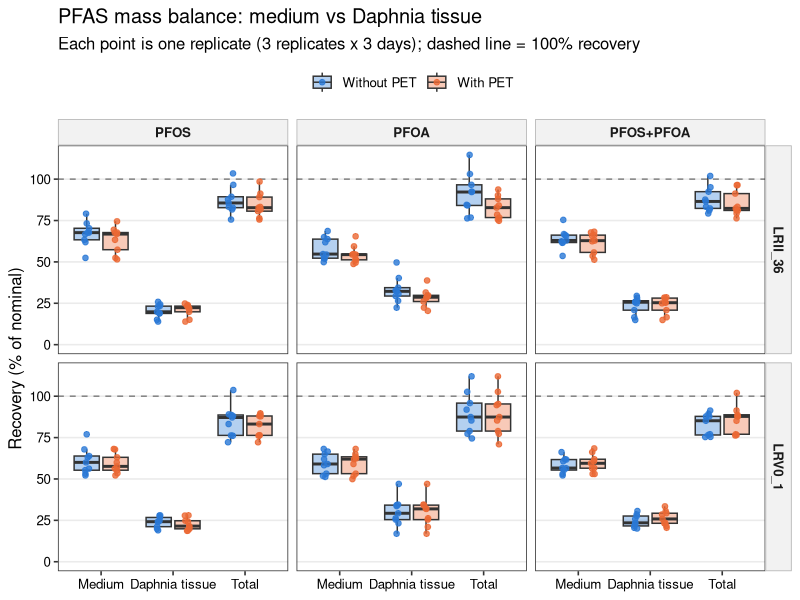
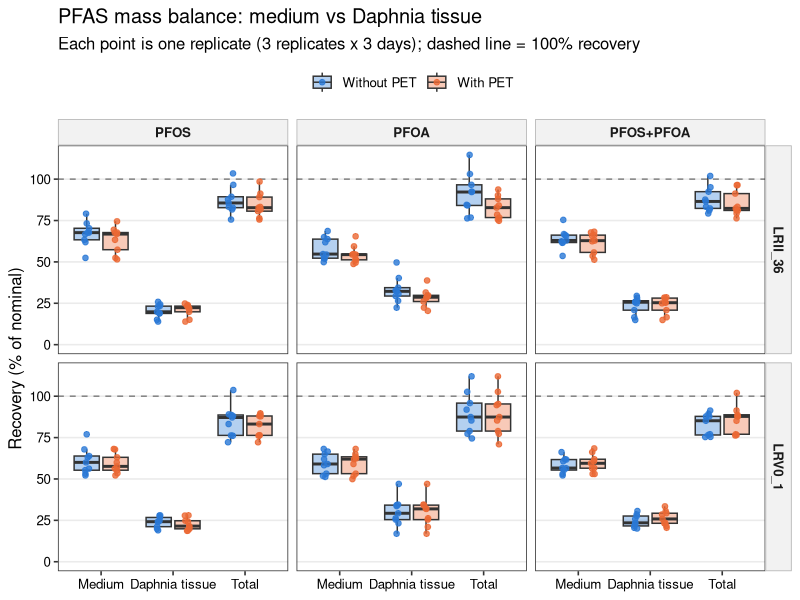
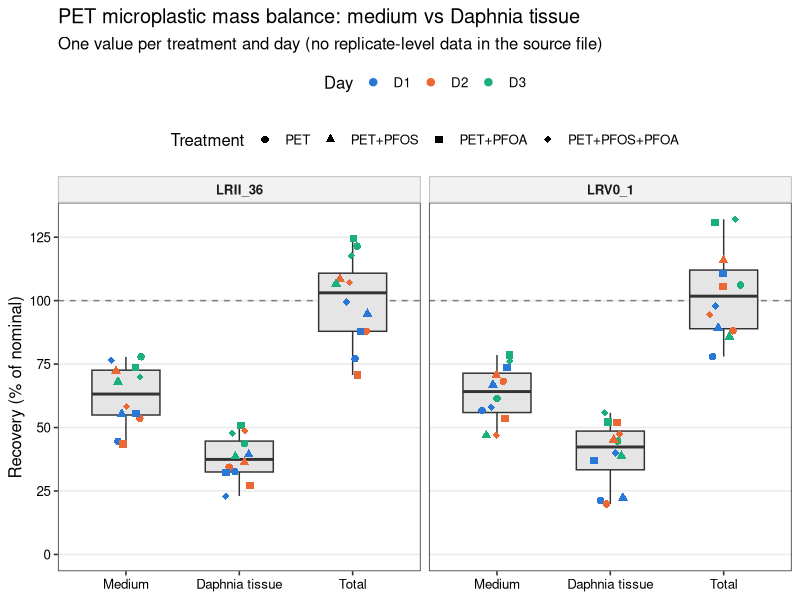
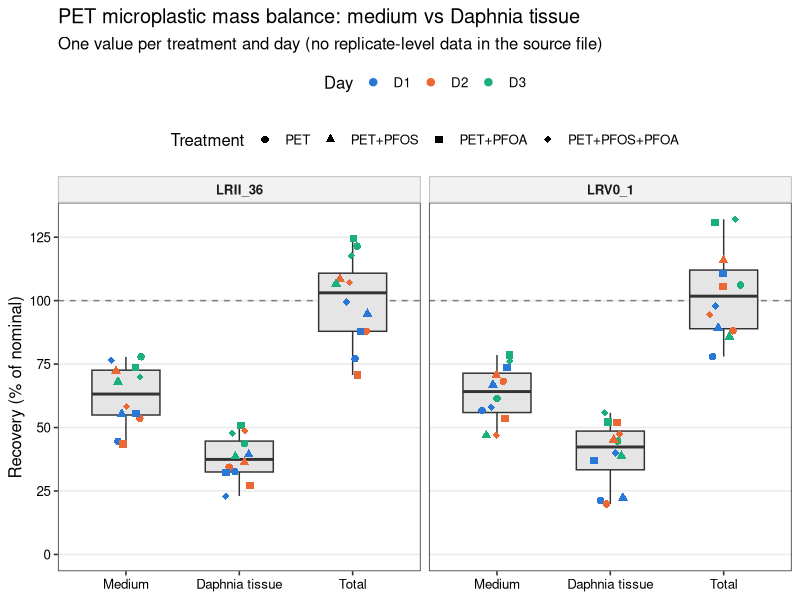
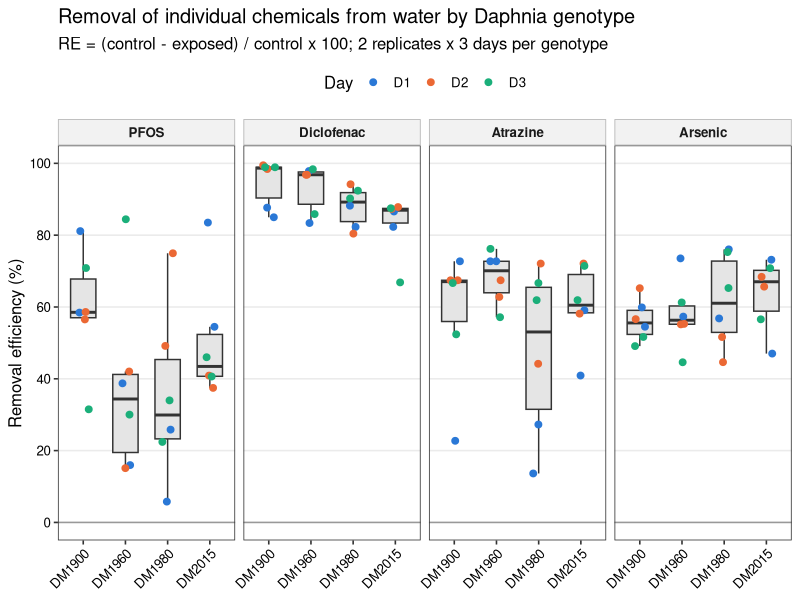
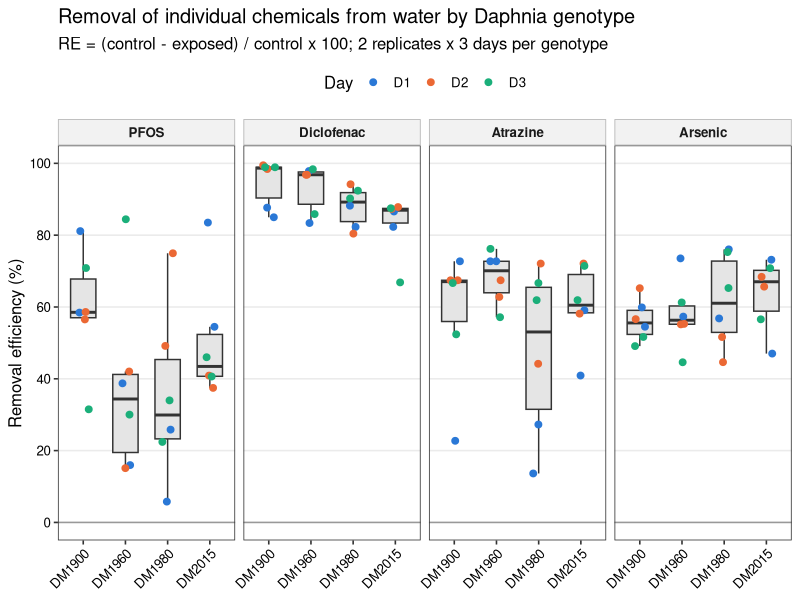
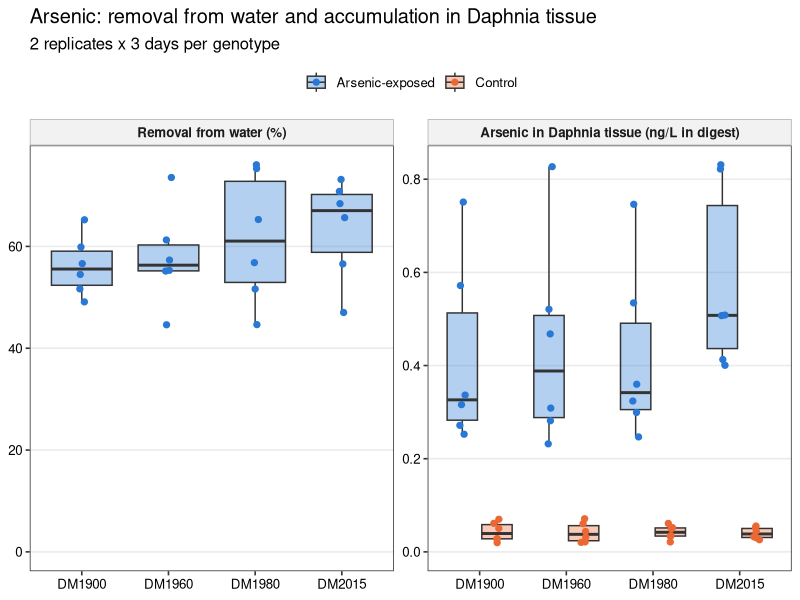
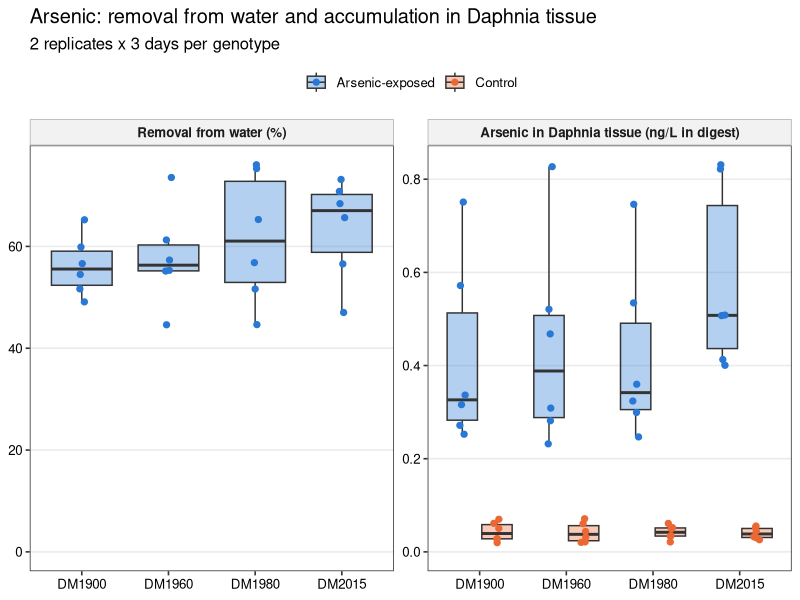

R code for these plots, in order:
# Mass balance and removal efficiency: tidy the raw data, cross-check the
# condensed supplementary tables, and draw box plots.
#
# Inputs (repo root):
#   Mass Balance individual data points_PFAS_final.xlsx   PFAS + MP recovery (% of nominal)
#   As_massbalance.xlsx                                    Arsenic in water and Daphnia tissue
#   Abdullahi_etal_Table S2- individual chemicals raw.xlsx Final water concentrations
#   Abdullahi_etal_Table S3- individual chemicals removal efficiency.xlsx
#
# Outputs: mass_balance/output/*.csv and mass_balance/output/figures/*.{pdf,png}
#
# Run from the repo root:  Rscript mass_balance/mass_balance_plots.R

library(readxl)
library(dplyr)
library(tidyr)
library(ggplot2)

out_dir <- file.path("mass_balance", "output")
fig_dir <- file.path(out_dir, "figures")
dir.create(fig_dir, recursive = TRUE, showWarnings = FALSE)

day_cols  <- c(D1 = "#2a78d6", D2 = "#eb6834", D3 = "#1baf7a")
pair_cols <- c("#2a78d6", "#eb6834")

# Arsenic tissue values are concentrations in the digested Daphnia samples
# (ng/L of digest). Daphnia were not weighed, so no per-mass unit is possible.
tissue_unit <- "ng/L in digest"
# Recalled by the experimenter, not recorded in the data files: used only to
# add per-sample and per-individual columns to the matched arsenic table.
digest_volume_L    <- 0.001  # 1 mL digest
daphnia_per_sample <- 10

theme_mb <- theme_bw(base_size = 12) +
  theme(panel.grid.minor = element_blank(),
        panel.grid.major.x = element_blank(),
        strip.background = element_rect(fill = "grey95", colour = "grey70"),
        strip.text = element_text(face = "bold"),
        axis.text = element_text(colour = "black"),
        legend.position = "top")

save_fig <- function(p, name, w, h) {
  ggsave(file.path(fig_dir, paste0(name, ".pdf")), p, width = w, height = h)
  ggsave(file.path(fig_dir, paste0(name, ".png")), p, width = w, height = h, dpi = 300)
}

# ---------------------------------------------------------------------------
# 1. PFAS mass balance (individual replicates)
# ---------------------------------------------------------------------------
# Each block is a header row followed by 3 days x 3 replicates.
# Column groups: A-D (PFOS), G-J (PFOA), M-P (PFOS+PFOA); label, Medium, Tissue, Sum.
pfas_raw <- read_excel("Mass Balance individual data points_PFAS_final.xlsx",
                       sheet = "PFAS", col_names = FALSE, range = "A1:P43",
                       .name_repair = "minimal")

pfas_blocks <- expand.grid(header_row = c(2, 13, 24, 34), first_col = c(1, 7, 13))

pfas <- bind_rows(lapply(seq_len(nrow(pfas_blocks)), function(i) {
  hr <- pfas_blocks$header_row[i]
  fc <- pfas_blocks$first_col[i]
  label <- as.character(pfas_raw[[fc]][hr])
  rows <- hr + 1:9
  tibble(
    block     = label,
    Day       = rep(c("D1", "D2", "D3"), each = 3),
    Replicate = rep(1:3, times = 3),
    Medium    = as.numeric(pfas_raw[[fc + 1]][rows]),
    Daphnia   = as.numeric(pfas_raw[[fc + 2]][rows])
  )
})) %>%
  mutate(
    Total    = Medium + Daphnia,
    PET      = ifelse(grepl("PET", block), "With PET", "Without PET"),
    Exposure = sub("_.*$", "", gsub("\\+PET", "", block)),
    Exposure = factor(Exposure, levels = c("PFOS", "PFOA", "PFOS+PFOA")),
    Genotype = ifelse(grepl("LRV", block), "LRV0_1", "LRII_36"),
    PET      = factor(PET, levels = c("Without PET", "With PET"))
  ) %>%
  select(Genotype, Exposure, PET, Day, Replicate, Medium, Daphnia, Total, block)

write.csv(pfas, file.path(out_dir, "pfas_mass_balance_tidy.csv"), row.names = FALSE)

pfas_long <- pfas %>%
  pivot_longer(c(Medium, Daphnia, Total), names_to = "Compartment", values_to = "Recovery") %>%
  mutate(Compartment = factor(Compartment, levels = c("Medium", "Daphnia", "Total"),
                              labels = c("Medium", "Daphnia tissue", "Total")))

p_pfas <- ggplot(pfas_long, aes(Compartment, Recovery, fill = PET)) +
  geom_hline(yintercept = 100, linetype = "dashed", colour = "grey50") +
  geom_boxplot(outlier.shape = NA, alpha = 0.35, width = 0.7,
               position = position_dodge(width = 0.8)) +
  geom_point(aes(colour = PET), size = 1.6, alpha = 0.8,
             position = position_jitterdodge(jitter.width = 0.15, dodge.width = 0.8, seed = 1)) +
  facet_grid(Genotype ~ Exposure) +
  scale_fill_manual(values = pair_cols, name = NULL) +
  scale_colour_manual(values = pair_cols, name = NULL) +
  scale_y_continuous(limits = c(0, NA), breaks = seq(0, 125, 25)) +
  labs(x = NULL, y = "Recovery (% of nominal)",
       title = "PFAS mass balance: medium vs Daphnia tissue",
       subtitle = "Each point is one replicate (3 replicates x 3 days); dashed line = 100% recovery") +
  theme_mb
save_fig(p_pfas, "Fig_PFAS_mass_balance_boxplot", 10, 7)

# ---------------------------------------------------------------------------
# 2. Microplastic (PET) mass balance: only one value per day per treatment
# ---------------------------------------------------------------------------
mp_raw <- read_excel("Mass Balance individual data points_PFAS_final.xlsx",
                     sheet = "MPs", col_names = FALSE, range = "A1:X20",
                     .name_repair = "minimal")

mp_blocks <- expand.grid(title_row = c(2, 8), first_col = c(2, 8, 14, 20))
mp_treat  <- c(`2` = "PET", `8` = "PET+PFOS", `14` = "PET+PFOA", `20` = "PET+PFOS+PFOA")

mp <- bind_rows(lapply(seq_len(nrow(mp_blocks)), function(i) {
  tr <- mp_blocks$title_row[i]
  fc <- mp_blocks$first_col[i]
  rows <- tr + 2:4
  tibble(
    Genotype  = ifelse(tr == 2, "LRII_36", "LRV0_1"),
    Treatment = mp_treat[[as.character(fc)]],
    Day       = c("D1", "D2", "D3"),
    Medium    = as.numeric(mp_raw[[fc + 1]][rows]),
    Daphnia   = as.numeric(mp_raw[[fc + 2]][rows])
  )
})) %>%
  mutate(Total = Medium + Daphnia,
         Treatment = factor(Treatment, levels = mp_treat))

write.csv(mp, file.path(out_dir, "mp_mass_balance_tidy.csv"), row.names = FALSE)

mp_long <- mp %>%
  pivot_longer(c(Medium, Daphnia, Total), names_to = "Compartment", values_to = "Recovery") %>%
  mutate(Compartment = factor(Compartment, levels = c("Medium", "Daphnia", "Total"),
                              labels = c("Medium", "Daphnia tissue", "Total")))

p_mp <- ggplot(mp_long, aes(Compartment, Recovery)) +
  geom_hline(yintercept = 100, linetype = "dashed", colour = "grey50") +
  geom_boxplot(outlier.shape = NA, fill = "grey90", width = 0.6) +
  geom_point(aes(colour = Day, shape = Treatment), size = 2.2,
             position = position_jitter(width = 0.15, seed = 1)) +
  facet_wrap(~ Genotype) +
  scale_colour_manual(values = day_cols) +
  scale_shape_manual(values = c(16, 17, 15, 18)) +
  scale_y_continuous(limits = c(0, NA), breaks = seq(0, 125, 25)) +
  labs(x = NULL, y = "Recovery (% of nominal)",
       title = "PET microplastic mass balance: medium vs Daphnia tissue",
       subtitle = "One value per treatment and day (no replicate-level data in the source file)") +
  theme_mb + theme(legend.box = "vertical")
save_fig(p_mp, "Fig_MP_mass_balance_boxplot", 9, 6)

# ---------------------------------------------------------------------------
# 3. Removal efficiency of individual chemicals (recomputed from Table S2 raw)
# ---------------------------------------------------------------------------
chem_raw <- read_excel("Abdullahi_etal_Table S2- individual chemicals raw.xlsx",
                       sheet = "individual chemicals")
names(chem_raw) <- c("Genotype", "Replicate", "Day", "PFOS", "Diclofenac", "Atrazine", "Arsenic")

chem_long <- chem_raw %>%
  pivot_longer(PFOS:Arsenic, names_to = "Chemical", values_to = "Conc")

# Initial concentration = mean of the no-Daphnia controls on the same day
# (this reproduces the IC column of Table S3).
ic <- chem_long %>%
  filter(Genotype == "Control") %>%
  group_by(Chemical, Day) %>%
  summarise(IC = mean(Conc), .groups = "drop")

removal <- chem_long %>%
  filter(Genotype != "Control") %>%
  left_join(ic, by = c("Chemical", "Day")) %>%
  mutate(RE = (IC - Conc) / IC * 100,
         Chemical = factor(Chemical, levels = c("PFOS", "Diclofenac", "Atrazine", "Arsenic")))

write.csv(removal, file.path(out_dir, "removal_efficiency_recomputed.csv"), row.names = FALSE)

# Compare with the published Table S3
s3_raw <- read_excel("Abdullahi_etal_Table S3- individual chemicals removal efficiency.xlsx",
                     col_names = FALSE, skip = 3, .name_repair = "minimal")
s3 <- s3_raw[, 1:15]
names(s3) <- c("Genotype", "Replicate", "Day",
               paste(rep(c("PFOS", "Diclofenac", "Atrazine", "Arsenic"), each = 3),
                     c("IC", "FC", "RE"), sep = "_"))
s3_long <- s3 %>%
  filter(!is.na(Genotype)) %>%
  mutate(across(-c(Genotype, Day), as.numeric)) %>%
  pivot_longer(-c(Genotype, Replicate, Day),
               names_to = c("Chemical", ".value"), names_sep = "_")

s3_check <- removal %>%
  mutate(Chemical = as.character(Chemical)) %>%
  full_join(s3_long, by = c("Genotype", "Replicate", "Day", "Chemical"),
            suffix = c("_raw", "_S3")) %>%
  mutate(status = case_when(
    is.na(FC)                          ~ "missing from Table S3",
    is.na(Conc)                        ~ "missing from raw Table S2",
    abs(Conc - FC) > 0.005             ~ "final concentration differs",
    abs(RE_raw - RE_S3) > 0.5          ~ "RE differs",
    TRUE                               ~ "ok")) %>%
  arrange(status != "ok", Chemical, Genotype, Day, Replicate)

write.csv(s3_check, file.path(out_dir, "check_TableS3_vs_raw.csv"), row.names = FALSE)

p_re <- ggplot(removal, aes(Genotype, RE)) +
  geom_hline(yintercept = 0, colour = "grey60") +
  geom_boxplot(outlier.shape = NA, fill = "grey90", width = 0.6) +
  geom_point(aes(colour = Day), size = 2, position = position_jitter(width = 0.15, seed = 1)) +
  facet_wrap(~ Chemical, nrow = 1) +
  scale_colour_manual(values = day_cols) +
  scale_y_continuous(limits = c(0, 100), breaks = seq(0, 100, 20)) +
  labs(x = NULL, y = "Removal efficiency (%)",
       title = "Removal of individual chemicals from water by Daphnia genotype",
       subtitle = "RE = (control - exposed) / control x 100; 2 replicates x 3 days per genotype") +
  theme_mb + theme(axis.text.x = element_text(angle = 45, hjust = 1))
save_fig(p_re, "Fig_removal_efficiency_boxplot", 11, 5)

# ---------------------------------------------------------------------------
# 4. Arsenic: match water and tissue by genotype, day and replicate
# ---------------------------------------------------------------------------
as_water <- read_excel("As_massbalance.xlsx", sheet = "water")
# The Treatment and Day headers are swapped in the source sheet.
names(as_water) <- c("Replicate", "Genotype", "Day", "Treatment", "Water_ugL")
# DM1900 D1 and D3 have both rows labelled replicate 1; the second row is
# replicate 2 (confirmed against Table S2 raw).
as_water <- as_water %>%
  group_by(Genotype, Day, Treatment) %>%
  mutate(Replicate = row_number()) %>%
  ungroup()

as_tissue <- read_excel("As_massbalance.xlsx", sheet = "tissue")
names(as_tissue) <- c("Replicate", "Genotype", "Day", "Treatment", "Tissue")

as_ic <- as_water %>%
  filter(Genotype == "CONTROL") %>%
  group_by(Day) %>%
  summarise(IC = mean(Water_ugL), .groups = "drop")

as_matched <- as_tissue %>%
  filter(Treatment == "ARSENIC") %>%
  select(Genotype, Day, Replicate, Tissue) %>%
  left_join(as_tissue %>% filter(Treatment == "CONTROL") %>%
              select(Genotype, Day, Replicate, Tissue_control = Tissue),
            by = c("Genotype", "Day", "Replicate")) %>%
  left_join(as_water %>% filter(Genotype != "CONTROL") %>%
              select(Genotype, Day, Replicate, Water_ugL),
            by = c("Genotype", "Day", "Replicate")) %>%
  left_join(as_ic, by = "Day") %>%
  mutate(Water_RE = (IC - Water_ugL) / IC * 100,
         Tissue_ng_per_sample = Tissue * digest_volume_L,
         Tissue_pg_per_daphnia = Tissue_ng_per_sample / daphnia_per_sample * 1000) %>%
  arrange(Genotype, Day, Replicate)

write.csv(as_matched, file.path(out_dir, "arsenic_water_tissue_matched.csv"), row.names = FALSE)

as_long <- bind_rows(
  as_matched %>% transmute(Genotype, Day, Replicate, Panel = "Removal from water (%)", Value = Water_RE),
  as_tissue %>% transmute(Genotype, Day, Replicate,
                          Panel = paste0("Arsenic in Daphnia tissue (", tissue_unit, ")"),
                          Treatment = ifelse(Treatment == "ARSENIC", "Arsenic-exposed", "Control"),
                          Value = Tissue)
) %>%
  mutate(Treatment = factor(coalesce(Treatment, "Arsenic-exposed"),
                            levels = c("Arsenic-exposed", "Control")),
         Panel = factor(Panel, levels = c("Removal from water (%)",
                                         paste0("Arsenic in Daphnia tissue (", tissue_unit, ")"))))

p_as <- ggplot(as_long, aes(Genotype, Value, fill = Treatment)) +
  geom_boxplot(outlier.shape = NA, alpha = 0.35, width = 0.7,
               position = position_dodge(width = 0.8)) +
  geom_point(aes(colour = Treatment), size = 1.8,
             position = position_jitterdodge(jitter.width = 0.15, dodge.width = 0.8, seed = 1)) +
  facet_wrap(~ Panel, scales = "free_y") +
  scale_fill_manual(values = pair_cols, name = NULL) +
  scale_colour_manual(values = pair_cols, name = NULL) +
  expand_limits(y = 0) +
  labs(x = NULL, y = NULL,
       title = "Arsenic: removal from water and accumulation in Daphnia tissue",
       subtitle = "2 replicates x 3 days per genotype") +
  theme_mb
save_fig(p_as, "Fig_arsenic_water_tissue_boxplot", 10, 5)

rho <- cor.test(as_matched$Water_RE, as_matched$Tissue, method = "spearman", exact = FALSE)

p_as_scatter <- ggplot(as_matched, aes(Tissue, Water_RE)) +
  geom_point(aes(colour = Day, shape = Genotype), size = 2.6) +
  scale_colour_manual(values = day_cols) +
  scale_shape_manual(values = c(16, 17, 15, 18)) +
  labs(x = paste0("Arsenic in Daphnia tissue (", tissue_unit, ")"), y = "Arsenic removal from water (%)",
       title = "Arsenic: water removal vs tissue concentration (matched replicates)",
       subtitle = sprintf("Spearman rho = %.2f, p = %.2f, n = %d",
                          rho$estimate, rho$p.value, nrow(as_matched))) +
  theme_mb + theme(panel.grid.major.x = element_line(colour = "grey92"),
                   legend.position = "right")
save_fig(p_as_scatter, "Fig_arsenic_water_vs_tissue_scatter", 7, 5.5)

# ---------------------------------------------------------------------------
# 5. Data checks
# ---------------------------------------------------------------------------
# PET blocks that reuse replicates from the matching non-PET block
dup_check <- pfas %>%
  filter(PET == "With PET") %>%
  inner_join(pfas %>% filter(PET == "Without PET"),
             by = c("Genotype", "Exposure", "Day", "Medium", "Daphnia"),
             suffix = c("_PET", "_noPET")) %>%
  select(Genotype, Exposure, Day, Replicate_PET, Replicate_noPET, Medium, Daphnia)
write.csv(dup_check, file.path(out_dir, "check_PET_blocks_duplicating_noPET.csv"), row.names = FALSE)

cat("\nTable S3 vs raw Table S2:\n"); print(table(s3_check$status))
cat("\nPET replicates identical to a non-PET replicate:", nrow(dup_check), "of",
    sum(pfas$PET == "With PET"), "\n")
cat("\nArsenic water vs tissue: Spearman rho =", round(rho$estimate, 2),
    "p =", signif(rho$p.value, 2), "\n")
